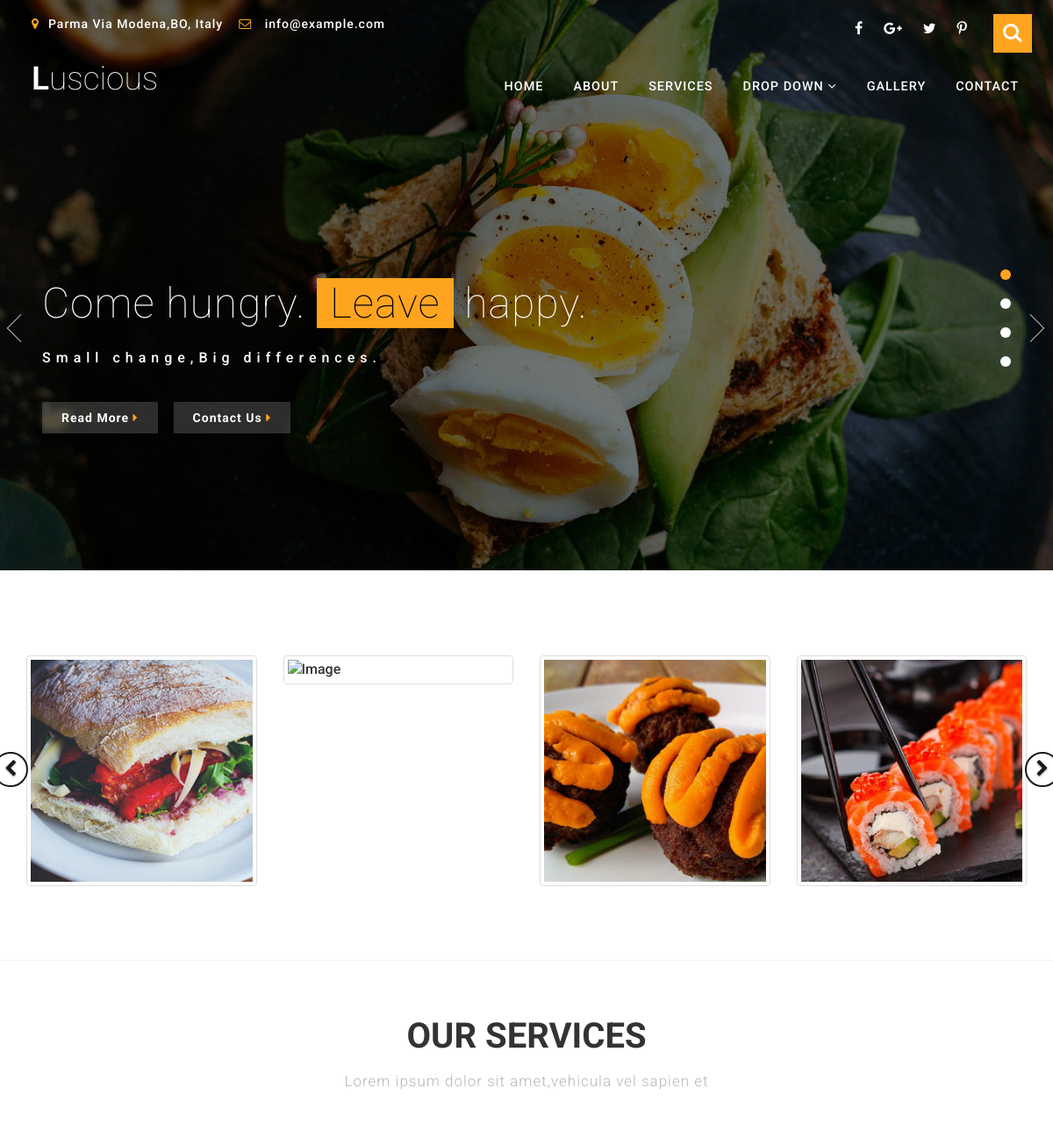
Before: /frontoffice_/index.php (upper part) with the older database file.
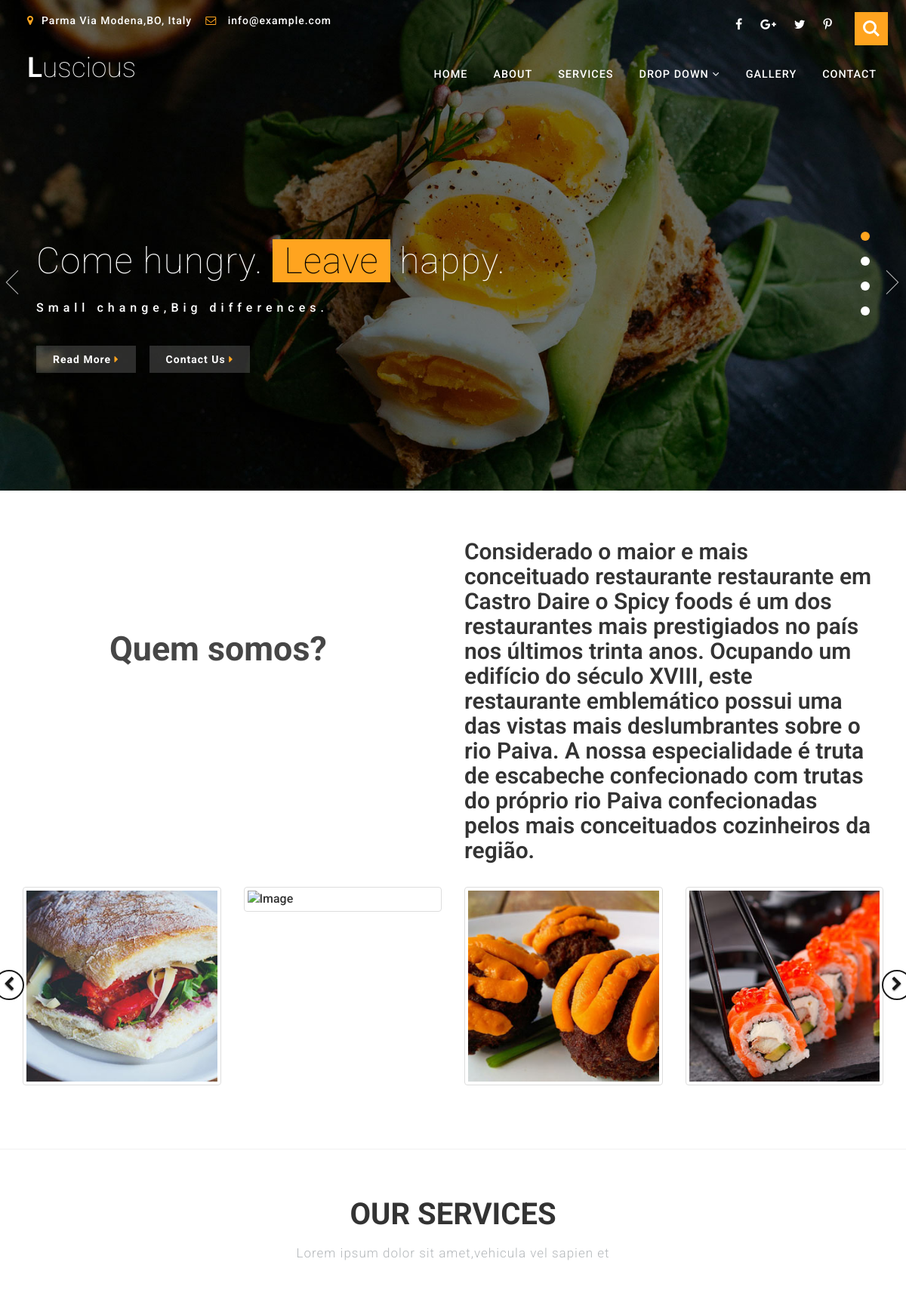
After: the same page with the newer database file.
### tables this page shows
CREATE TABLE `noticias` (
  `ID_Noticia` int(11) NOT NULL,
  `ID_Tipo_Noticia` int(11) NOT NULL,
  `Titulo` varchar(100) NOT NULL,
  `Conteudo` varchar(1000) NOT NULL,
  `Data` varchar(10) NOT NULL,
  `ID_Utilizador` int(11) NOT NULL,
  `Imagem` varchar(75) NOT NULL,
  `Ativo` int(11) NOT NULL
);

### backoffice/utils/conexao.inc.php (called while the page is built, shortened)
<?php
    function conexaoDB(){
        $servername = "localhost";
        $username = "root";
        $password = "";
        $database = "pap";
        try{
            $conn = mysqli_connect($servername, $username, $password, $database);
        }
        catch(mysqli_sql_exception $mensagem) {
            echo nl2br("Erro: Não foi possivel conectar ao MySQL".$mensagem);
            throw $mensagem;
        }
        return $conn;
    }
    function executarSQL($sql_command){
        $conn = conexaoDB();
        $resultado = mysqli_query($conn, $sql_command);
        return $resultado;
    }
?>

### frontoffice_/index.php (the view, shortened to what the changed rows need)
<!DOCTYPE html>
<html>
<head>
	<link href="css/bootstrap.css" rel='stylesheet' type='text/css' />
	<link href="css/wickedpicker.css" rel="stylesheet" type='text/css' media="all" />
	<link href="css/easy-responsive-tabs.css" rel='stylesheet' type='text/css' />
	<link href="css/style.css" rel='stylesheet' type='text/css' />
	<link href="css/font-awesome.css" rel="stylesheet">
</head>
<body>
	<?php
		include("../backoffice/utils/conexao.inc.php");
	?>
	<div class="header" id="home">
		<div class="top-bar">
			<div class="header-nav">
				<nav class="navbar navbar-default">
					<div class="navbar-header">
						<h1><a class="navbar-brand" href="index.html">L<span>uscious</span></a></h1>
					</div>
				</nav>
			</div>
		</div>
	</div>
	<div class="news" id="about">
		<div class="container">
			<div class="news-main_wthree_agile">
				<div class="col-md-6 news-left">
					<?php
						$query = "SELECT * FROM noticias where titulo = 'quem somos?'";
						if($result = executarSQL($query)){
							while($row = mysqli_fetch_array($result)){
								echo "<h2>".$row["Titulo"]."</hd2>";
							}
						}else{
							echo "<h2>erro ao carregar título</hd2>";
						}
					?>
				</div>
				<div class="col-md-6 news-right">
					<?php
						if($result = executarSQL($query)){
              while($row = mysqli_fetch_array($result)){
                echo "<h2>".$row["Conteudo"]."</hd2>";
              }
            }else{
              echo "<h2>erro ao carregar conteúdo</hd2>";
            }
					?>
				</div>
			</div>
		</div>
	</div>
	<link rel="stylesheet " href="css/chocolat.css " type="text/css" media="all" />
	<link rel="stylesheet" href="css/jquery-ui.css" />
</body>
</html>

Changed rows visible on the page:
added noticias: Titulo "Quem somos?", Conteudo "Considerado o maior e mais conceituado restaurante restaurante em Castro Daire o Spicy foods é um dos restaurantes mais prestigiados no país nos últimos trinta anos. Ocupando um edifício do século XVIII, este restaurante emblemático possui uma das vistas mais deslumbrantes sobre o rio Paiva. A nossa especialidade é truta de escabeche confecionado com trutas do próprio rio Paiva confecionadas pelos mais conceituados cozinheiros da região."
